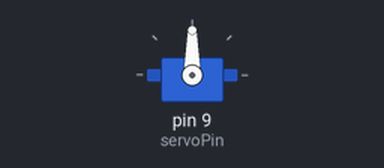
The sketch below on a simulated Arduino Uno, built with avr-gcc and run on an emulated ATmega328P. Shown: servo.

Above: at 0.1 s.
At 60.1 s:
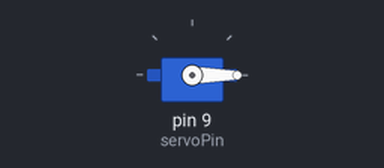
Timing chart, 0 to 121.5 s (numbered marks = the images above):
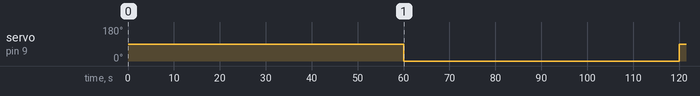

The sketch:

mouth.ino
```cpp
#include <Servo.h>

// Create a Servo object
Servo myServo;

// Define the pin where the servo is connected
int servoPin = 9;

// A state variable to track the position
bool currentPosition = false; // false = 0 degrees, true = 90 degrees

void setup() {
  // Attach the servo to the pin
  myServo.attach(servoPin);

  // Set the servo to the starting position
  myServo.write(0);
}

void loop() {
  // Move the servo to the other position
  if (currentPosition == false) {
    myServo.write(90);
    currentPosition = true;
  } else {
    myServo.write(0);
    currentPosition = false;
  }

  // Wait for 1 minute (60,000 milliseconds)
  delay(60000);
}
```

Measured:
- by itself, servo on pin 9 (servoPin): 90° → 0° at 60.0 s, → 90° 60.0 s later
